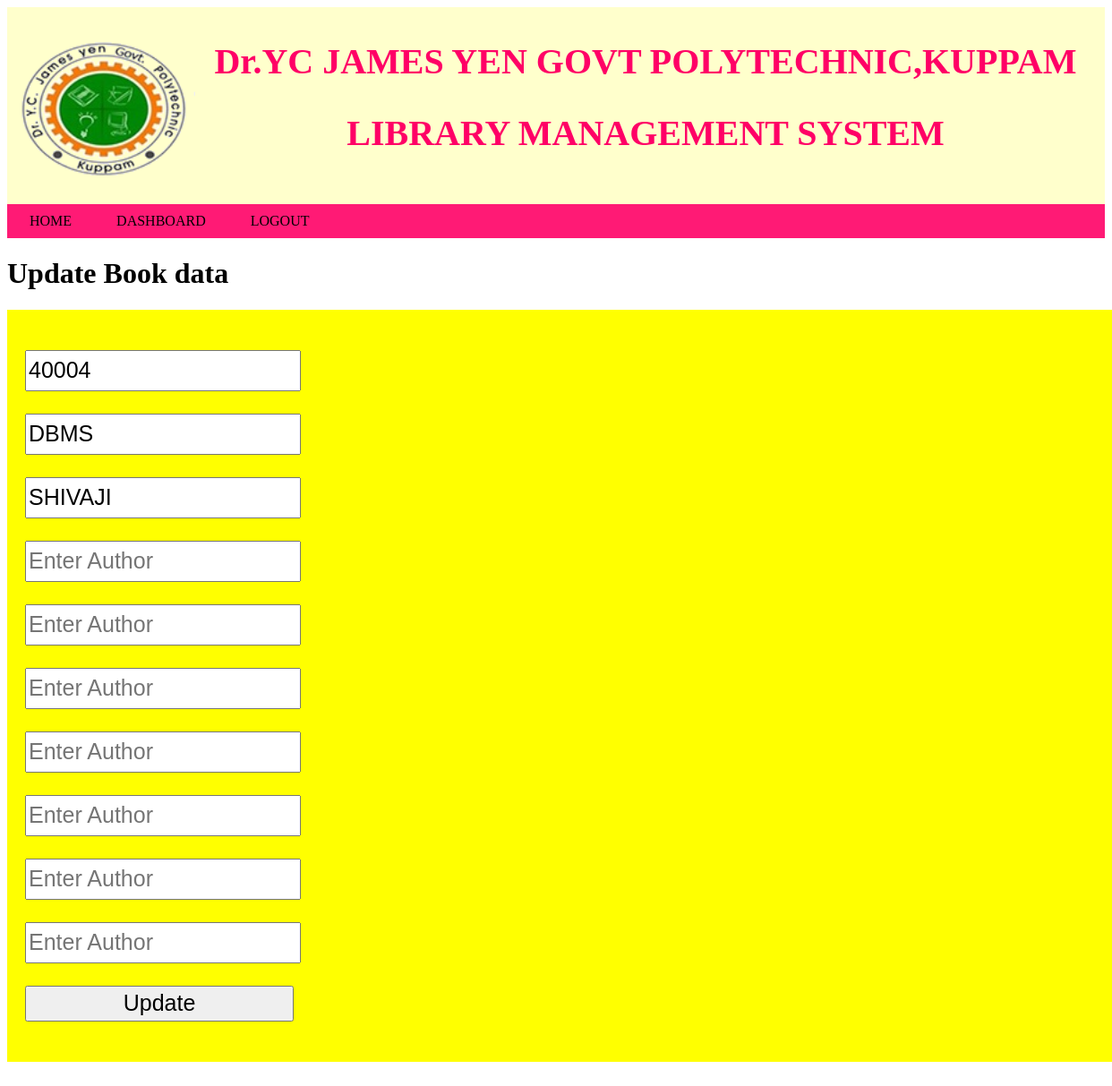
The app's page /edit.php?id=3 (signed in) with its own data.
### tables this page shows
CREATE TABLE `bookdb` (
  `id` int(11) NOT NULL,
  `no` int(20) NOT NULL,
  `name` varchar(50) NOT NULL,
  `author` varchar(50) NOT NULL,
  `status` int(1) NOT NULL DEFAULT '1'
);

### edit.php (the view, shortened to what this page needs)
<?php
include('db.php');
$id=$_REQUEST['id'];
$query = "SELECT * from bookdb where id='".$id."'";
$result = mysqli_query($con,$query) or die(mysql_error($con));
$row= mysqli_fetch_assoc($result);
?>
<!DOCTYPE html>
<html>
<head>
<link rel="stylesheet" href="css/news.css" />
</head>
<body>
             <header>
        <img src="logo.png" alt="LOGO GOSE HEAR" ></img>
        <center><h1>Dr.YC JAMES YEN GOVT POLYTECHNIC,KUPPAM</h1><center>
        <h2>LIBRARY MANAGEMENT SYSTEM</h2>
         </header>
          <div class="nav">
                             <ul>
                                       <li><a href="index.php">HOME</a></li>
                                       <li><a href="dashboard.php">DASHBOARD</a>
                                       <li><a href="logout.php">LOGOUT</a></li>
                             </ul>
            </div>
<div class="form">
<h1>Update Book data</h1>
<?php
if(isset($_POST['new']) && $_POST['new']==1)
{
$id=$_REQUEST['id'];
$no=$_REQUEST['no'];
$name=$_REQUEST['name'];
$author=$_REQUEST['author'];
$bookcategory=$_REQUEST['bookcategory'];
$publisher=$_REQUEST['publisher'];
$pyear=$_REQUEST['pyear'];
$edition=$_REQUEST['edition'];
$pages=$_REQUEST['pages'];
$price=$_REQUEST['price'];
$rack=$_REQUEST['rack'];
$update="update bookdb set no='".$no."',name='".$name."',author='".$author."',bookcategory='".$bookcategory."',publisher='".$publisher."',pyear='".$pyear."',edition='".$edition."',pages='".$pages."',price='".$price."',rack='".$rack."',status='1',pin='0' where id='".$id."'";
mysqli_query($con, $update) or die(mysqli_error($con));
$status = "Record Updated Successfully. </br></br><a href='book_view.php'>View Updated Record</a>";
echo '<p style="color:#FF0000;">'.$status.'</p>';
}else {
?>
<div>
<form name="form" method="post" action="">
<p><input type="text" name="no" placeholder="Enter ACC NO" required value="<?php echo $row['no'];?>"/></p>
<p><input  type="text" name="name"  placeholder="Enter Name" required value="<?php echo $row['name'];?>" /><p>
<p><input  type="text" name="author"  placeholder="Enter Author" required value="<?php echo $row['author'];?>" /><p>
<p><input  type="text" name="bookcategory"  placeholder="Enter Author" required value="<?php echo $row['bookcategory'];?>" /><p>
<p><input  type="text" name="publisher"  placeholder="Enter Author" required value="<?php echo $row['publisher'];?>" /><p>
<p><input  type="text" name="pyear"  placeholder="Enter Author" required value="<?php echo $row['pyear'];?>" /><p>
<p><input  type="text" name="edition"  placeholder="Enter Author" required value="<?php echo $row['edition'];?>" /><p>
<p><input  type="text" name="pages"  placeholder="Enter Author" required value="<?php echo $row['pages'];?>" /><p>
<p><input  type="text" name="price"  placeholder="Enter Author" required value="<?php echo $row['price'];?>" /><p>
<p><input  type="text" name="rack"  placeholder="Enter Author" required value="<?php echo $row['rack'];?>" /><p>
<p><input name="submit" type="submit" value="Update" /></p>
</form>
<?php } ?>
<br /><br /><br /><br />
</div>
</div>
</body>
</html>

### css/news.css (style rules this page uses)
header { background-color:#ffffcc; padding:10px; overflow:hidden; }
header img { float:left; width:200px; height:200px; }
header h1,h2 { color:#ff0066; font-size:2.5em; }
.nav ul { list-style-type:none; background-color:#ff1a75; margin:0; padding:0; overflow:hidden; }
.nav li { float:left; }
.nav li a { text-decoration:none; padding:10px 25px; display:block; color:black; }
form { background-color:yellow; color:red; padding:20px; font-size:25px; margin-top:20px; display:block; width:100%; }
form input { width:300px;height:40px;font-size:25px; }

### records on screen
bookdb: no "40004", name "DBMS", author "SHIVAJI"
